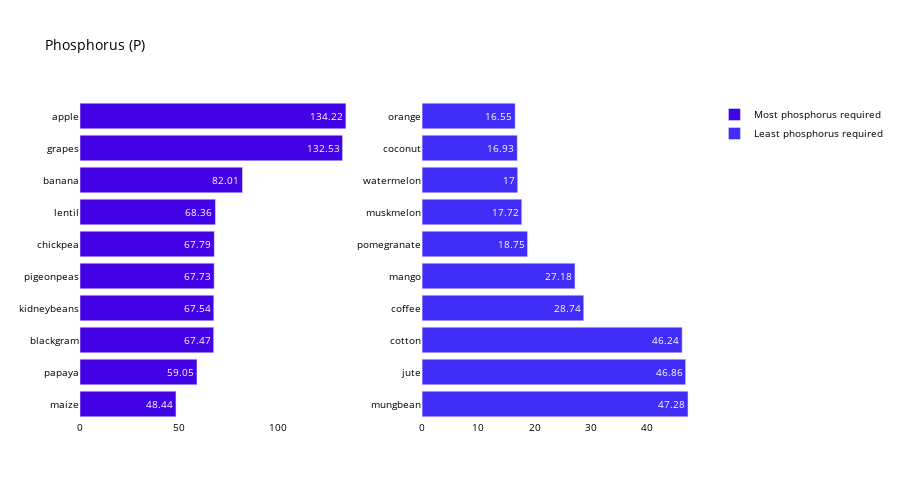

The notebook cell this image was saved under:
### Markdown cell above
The plot shows the amount of nitrogen needed for each crop growth

### Code cell
sorted_P = ecology.sort_values(by='P',
ascending=False)
fig = make_subplots(rows=1, cols=2)
top = {
'y' : sorted_P['P'][0:10].sort_values().index,
'x' : sorted_P['P'][0:10].sort_values()
}
last = {
'y' : sorted_P['P'][-10:].index,
'x' : sorted_P['P'][-10:]
}
fig.add_trace(
go.Bar(top,
name="Most phosphorus required",
marker_color=random.choice(colors),
orientation='h',
text=top['x']),
row=1, col=1
)
fig.add_trace(
go.Bar(last,
name="Least phosphorus required",
marker_color=random.choice(colors),
orientation='h',
text=last['x']),
row=1, col=2
)
fig.update_traces(texttemplate='%{text}', textposition='inside')
fig.update_layout(title_text="Phosphorus (P)",
plot_bgcolor='white',
font_size=10,
font_color='black',
height=500)
fig.update_xaxes(showgrid=False)
fig.update_yaxes(showgrid=False)
fig.show()

### Figure 1 — Plotly figure (JSON) as saved in the notebook; plotly's stock layout.template omitted (floating-point values rounded to 4 significant figures)
{"data": [{"marker": {"color": "#4402E6"}, "name": "Most phosphorus required", "orientation": "h", "text": [48.44, 59.05, 67.47, 67.54, 67.73, 67.79, 68.36, 82.01, 132.5, 134.2], "textposition": "inside", "texttemplate": "%{text}", "type": "bar", "x": [48.44, 59.05, 67.47, 67.54, 67.73, 67.79, 68.36, 82.01, 132.5, 134.2], "xaxis": "x", "y": ["maize", "papaya", "blackgram", "kidneybeans", "pigeonpeas", "chickpea", "lentil", "banana", "grapes", "apple"], "yaxis": "y"}, {"marker": {"color": "#412DF8"}, "name": "Least phosphorus required", "orientation": "h", "text": [47.28, 46.86, 46.24, 28.74, 27.18, 18.75, 17.72, 17, 16.93, 16.55], "textposition": "inside", "texttemplate": "%{text}", "type": "bar", "x": [47.28, 46.86, 46.24, 28.74, 27.18, 18.75, 17.72, 17, 16.93, 16.55], "xaxis": "x2", "y": ["mungbean", "jute", "cotton", "coffee", "mango", "pomegranate", "muskmelon", "watermelon", "coconut", "orange"], "yaxis": "y2"}], "layout": {"font": {"color": "black", "size": 10}, "height": 500, "plot_bgcolor": "white", "title": {"text": "Phosphorus (P)"}, "xaxis": {"anchor": "y", "domain": [0, 0.45], "showgrid": false}, "xaxis2": {"anchor": "y2", "domain": [0.55, 1], "showgrid": false}, "yaxis": {"anchor": "x", "domain": [0, 1], "showgrid": false}, "yaxis2": {"anchor": "x2", "domain": [0, 1], "showgrid": false}}}
